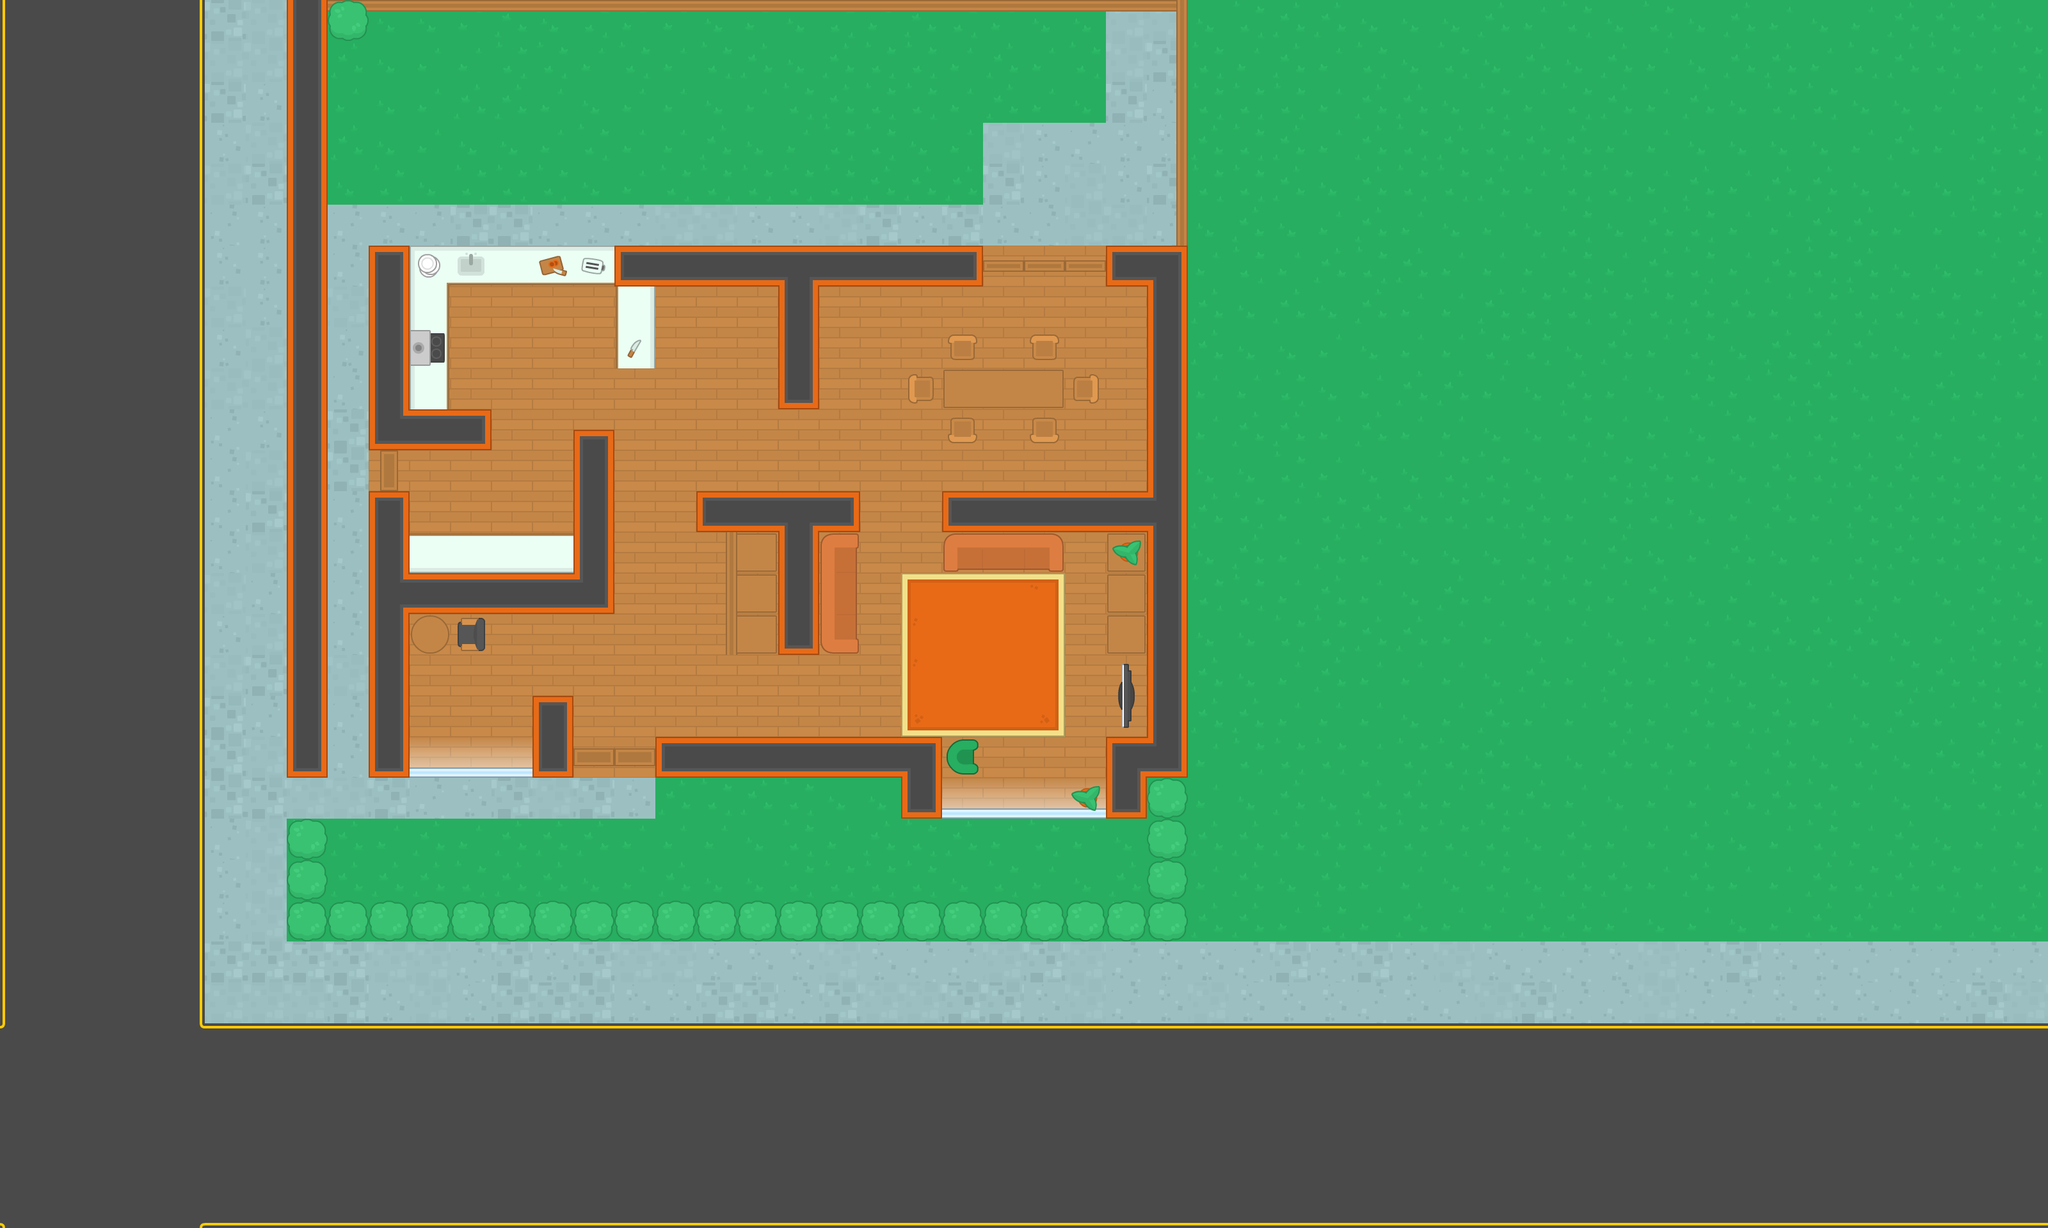

This is a level from a 2D game, rendered from its Tiled map with the project's own tilesets. A one-line summary and the map file follow, with tile-layer data summarised:
An orthogonal 50x30 tile map with 64x64 px tiles, 5 tile layers (Ground, Walls, Trees, Furniture, ...) and 51 objects (46x Wall, player, zombie, health, shotgun, ...).

<map version="1.8" tiledversion="1.8.2" orientation="orthogonal" renderorder="right-down" width="50" height="30" tilewidth="64" tileheight="64" infinite="0" nextlayerid="9" nextobjectid="95">
 <tileset firstgid="1" source="../img/Kenny Topdown Pack.tsx" />
 <objectgroup id="8" name="Obsticles">
  <object id="2" name="Wall" x="576" y="640" width="192" height="64" />
  <object id="3" name="Wall" x="640" y="384" width="320" height="48" />
  <object id="5" name="Wall" x="576" y="384" width="112" height="256" />
  <object id="6" name="Wall" x="896" y="672" width="64" height="288" />
  <object id="7" name="Wall" x="576" y="768" width="64" height="448" />
  <object id="8" name="Wall" x="640" y="848" width="256" height="112" />
  <object id="9" name="Wall" x="832" y="1088" width="64" height="128" />
  <object id="10" name="Wall" x="640" y="1200" width="192" height="16" />
  <object id="11" name="player" x="320" y="1216" width="48" height="48" />
  <object id="12" name="Wall" x="448" y="0" width="64" height="1216" />
  <object id="13" name="Wall" x="1024" y="1152" width="448" height="64" />
  <object id="14" name="Wall" x="1408" y="1216" width="64" height="64" />
  <object id="15" name="Wall" x="1728" y="1152" width="64" height="128" />
  <object id="16" name="Wall" x="1792" y="384" width="64" height="832" />
  <object id="17" name="Wall" x="1728" y="384" width="64" height="64" />
  <object id="18" name="Wall" x="1216" y="448" width="64" height="192" />
  <object id="19" name="Wall" x="1216" y="832" width="64" height="192" />
  <object id="20" name="Wall" x="1088" y="768" width="256" height="64" />
  <object id="21" name="Wall" x="1472" y="768" width="320" height="64" />
  <object id="22" name="Wall" x="1840" y="0" width="16" height="384" />
  <object id="23" name="Wall" x="0" y="0" width="3200" height="16" />
  <object id="24" name="Wall" x="976" y="448" width="32" height="128" />
  <object id="25" name="Wall" x="1472" y="1264" width="256" height="16" />
  <object id="26" name="Wall" x="464" y="1296" width="32" height="160" />
  <object id="27" name="Wall" x="512" y="1424" width="1328" height="32" />
  <object id="28" name="Wall" x="1808" y="1232" width="32" height="192" />
  <object id="29" name="Wall" x="528" y="16" width="32" height="32" />
  <object id="30" name="Wall" x="960" y="384" width="576" height="64" />
  <object id="31" name="zombie" x="288" y="368" width="48" height="48" />
  <object id="32" name="Wall" x="1472" y="576" width="192" height="64" />
  <object id="33" name="Wall" x="1424" y="592" width="32" height="32" />
  <object id="34" name="Wall" x="1488" y="656" width="32" height="32" />
  <object id="35" name="Wall" x="1616" y="656" width="32" height="32" />
  <object id="36" name="Wall" x="1680" y="592" width="32" height="32" />
  <object id="37" name="Wall" x="1616" y="528" width="32" height="32" />
  <object id="38" name="Wall" x="1488" y="528" width="32" height="32" />
  <object id="39" name="Wall" x="1296" y="848" width="32" height="160" />
  <object id="40" name="Wall" x="1488" y="848" width="160" height="32" />
  <object id="41" name="Wall" x="720" y="976" width="32" height="32" />
  <object id="42" name="Wall" x="656" y="976" width="32" height="32" />
  <object id="43" name="Wall" x="1488" y="1168" width="32" height="32" />
  <object id="44" name="Wall" x="1680" y="1232" width="32" height="32" />
  <object id="45" name="Wall" x="1744" y="832" width="32" height="192" />
  <object id="46" name="Wall" x="1744" y="1040" width="32" height="112" />
  <object id="50" name="Wall" x="0" y="1904" width="3200" height="16" />
  <object id="51" name="Wall" x="3184" y="16" width="16" height="1904" />
  <object id="52" name="Wall" x="0" y="0" width="16" height="1904" />
  <object id="54" name="health" x="320" y="1024" width="48" height="48" />
  <object id="55" name="shotgun" x="192" y="720" width="48" height="48" />
  <object id="93" name="Wall" x="1136" y="832" width="16" height="192" />
  <object id="94" name="top floor" x="1152" y="848" width="64" height="16" />
 </objectgroup>
 <layer id="1" name="Ground" width="50" height="30">
  <data>[1500 cells, 1491 non-empty, 18 distinct tile ids]</data>
 </layer>
 <layer id="3" name="Walls" width="50" height="30">
  <data>[1500 cells, 137 non-empty, 22 distinct tile ids]</data>
 </layer>
 <layer id="4" name="Trees" width="50" height="30">
  <data>[1500 cells, 34 non-empty, 2 distinct tile ids]</data>
 </layer>
 <layer id="5" name="Furniture" width="50" height="30">
  <data>[1500 cells, 48 non-empty, 26 distinct tile ids]</data>
 </layer>
 <layer id="6" name="Additions" width="50" height="30">
  <data>[1500 cells, 11 non-empty, 6 distinct tile ids]</data>
 </layer>
</map>
